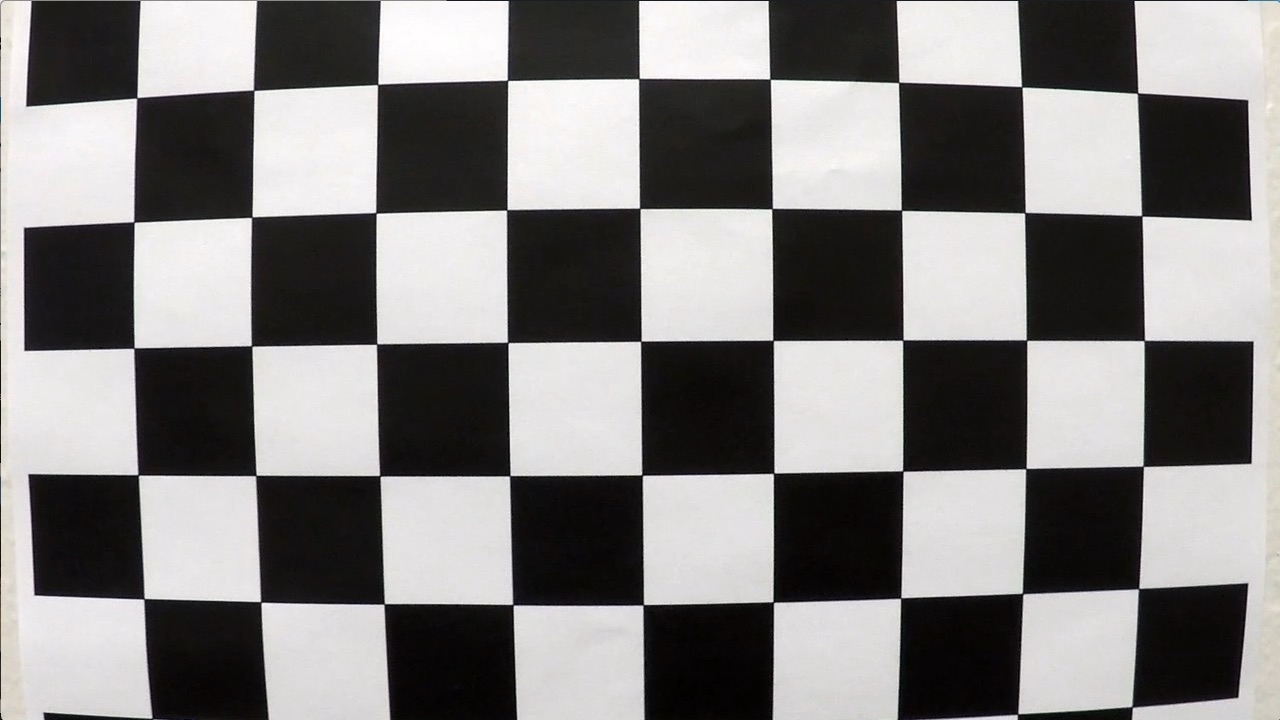
#> input picture camera_cal/calibration1.jpg, 1280 x 720 px; its folder holds only this picture in this run
$ jupyter execute --allow-errors main.ipynb   (shell and % lines are left out)   (older library calls are emulated)
#> lines starting #> are read from the running program, lines starting #| are printed output that depends on the picture
[cell 1]
### Import libraries

[cell 2]
import numpy as np
import cv2
import glob
import matplotlib.pyplot as plt

[cell 3]
### Steps for creating the advanced line finding algorithm:
# -1- Camera Calibration
# -2- Distortion Correction
# -3- Colour and Gradient Threshold
# -4- Perspective Transform
# -5- Lane Shape Capture and Curvature Calculation

[cell 4]
### Step 1 - Camera Calibration

[cell 5]
# Use distorted and undistorted images of a chessboard to determine the distortion factors of the distortion camera

imgs = glob.glob('camera_cal//calibration*.jpg')

objpoints = [] # 3D real world coordinates
imgpoints = [] # 2D points in image space

# The object points can be created here because we are simply looking for a grid
# and the corners represented in the same format as the output of the
# findChessboardCorners function
objp = np.zeros((6*9, 3), np.float32) # 48x3 matrix
objp[:,:2] = np.mgrid[0:9,0:6].T.reshape(-1,2) # Filling in the x,y coordinates

# A function that takes an image, object points, and image points
# performs the camera calibration, image distortion correction and
# returns the undistorted image
def cal_undistort(img, objpoints, imgpoints):
    # Use the function below to calculate the distortion coefficients and the camera matrix required to remove
    # the distortion from images
    ret, mtx, dist, rvecs, tvecs = cv2.calibrateCamera(objpoints, imgpoints, gray.shape[::-1], None, None)

    # Undistort the image once we have the required values
    undist = cv2.undistort(img, mtx, dist, None, mtx)

    return undist

# Read in the calibration images and use them to find the camera matrix
for img in imgs:
    img_2d = cv2.imread(img)
#> img_2d is the input picture: shape (720, 1280, 3); mean B, G, R 127.8, 128.4, 130.1
    gray = cv2.cvtColor(img_2d, cv2.COLOR_BGR2GRAY)
    #plt.imshow(gray)
    #plt.show()
    ret, corners = cv2.findChessboardCorners(gray, (9,6), None)
#> ret = False; corners = None

    if ret == True:
        print(img)
        objpoints.append(objp) # The set of object points is copied into the array to be compared to the corresponding distorted dimensions
        imgpoints.append(corners)

        # Display the chessboard corners here if needed
        #img = cv2.drawChessboardCorners(img_2d, (9,6), corners, ret)
        #plt.imshow(img_2d)
        #plt.show()

[cell 6]
### Step 2 - Distortion Correction

[cell 7]
# Once the camera matrix is calculated,
img_test = cv2.imread('.//test_images//test5.jpg')
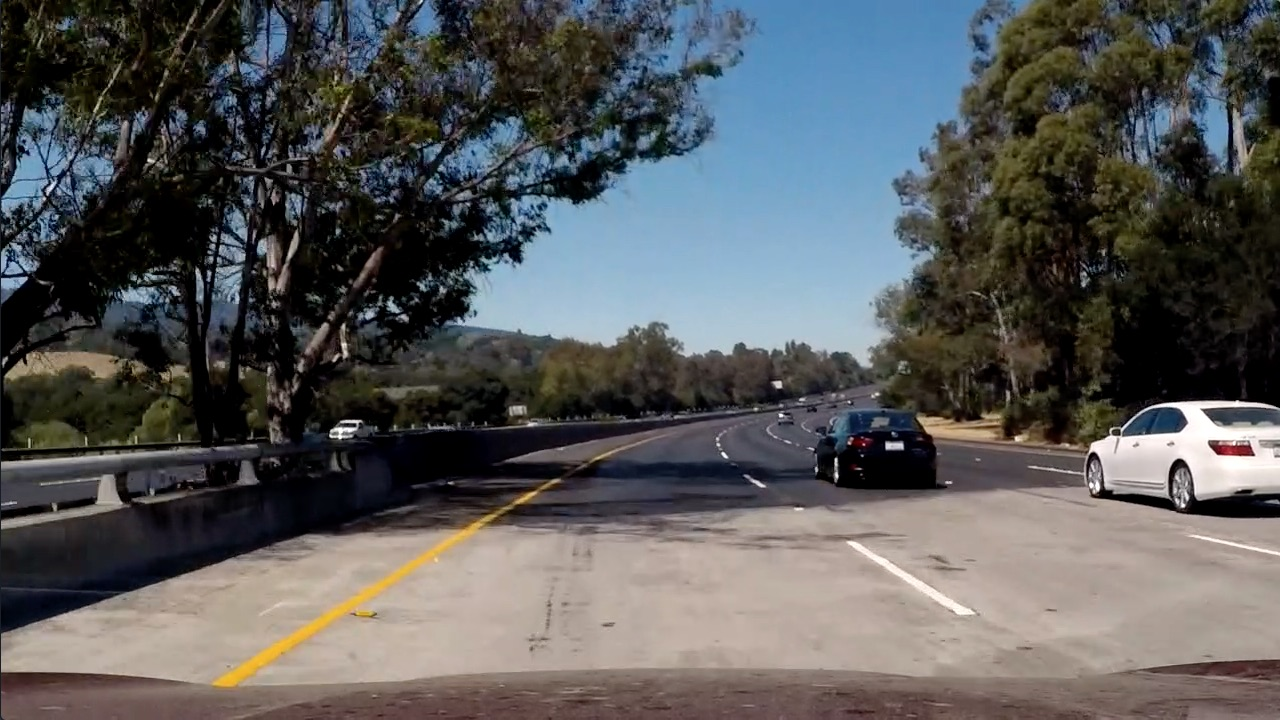
#> input picture test_images/test5.jpg, 1280 x 720 px
#> img_test is the input picture: shape (720, 1280, 3); mean B, G, R 89.8, 89.3, 88.5
# undistorted = cal_undistort(img_test, objpoints, imgpoints)  # For Testing
#> (the rest of this cell did not finish here and is left out)

[cell 8]
### Step 3 - Colour and Gradient Threshold

#> (a cell that did not finish here is left out)

[cell 10]
### Step 4 - Perspective Transform

#> (a cell that did not finish here is left out)

[cell 12]
'''from scipy.signal import hilbert
print(warped.shape)

# Using smaller block sizes will yield a more accurate result
n_blocks = 200
offset = 0 # Added for robustness to outliers
peaks = np.zeros([n_blocks,warped.shape[1]])
peak_left_x = np.zeros([n_blocks])
peak_left_y = np.zeros([n_blocks])
peak_right_x = np.zeros([n_blocks])
peak_right_y = np.zeros([n_blocks])

# Go through the entire image and figure out what the expected coordinates are for
# each of the blocks and save them
for i,j in enumerate(range(0,warped.shape[0],int(warped.shape[0]/n_blocks+1))):
    peaks[i,:] = np.sum(hilbert(warped[j:j+n_blocks-1,:,2]), axis=0)
    peak_left_x[i] = np.argmax(peaks[i,:int(warped.shape[1]/2)])
    peak_left_y[i] = j
    peak_right_x[i] = 640+np.argmax(peaks[i,int(warped.shape[1]/2):])
    peak_right_y[i] = j

    #assert "Houston, we have a problem"

# Set conditions to avoid outliers
cond_right_x = peak_right_x[peak_right_x!=0][0+offset:(peak_right_x[peak_right_x!=0]).shape[0]-offset]
cond_right_y = peak_right_y[peak_right_x!=0][0+offset:(peak_right_y[peak_right_x!=0]).shape[0]-offset]
cond_left_x = peak_left_x[peak_left_x!=0][0+offset:(peak_left_x[peak_left_x!=0]).shape[0]-offset]
cond_left_y = peak_left_y[peak_left_x!=0][0+offset:(peak_left_y[peak_left_x!=0]).shape[0]-offset]

# Draw a line of best fit for the data
p2_left = np.poly1d(np.polyfit(cond_left_y, cond_left_x, 2))
p2_right = np.poly1d(np.polyfit(cond_right_y, cond_right_x, 2))
plt.imshow(warped)
_ = plt.plot(peak_left_x, peak_left_y, '.y', p2_left(peak_left_y), peak_left_y, '*w')
_ = plt.plot(peak_right_x, peak_right_y, '.y', p2_right(peak_right_y), peak_right_y, '*w')
plt.show()'''

# Plot the resulting values
'''plt.figure()
plt.imshow(warped)
plt.plot((peak_left_x), peak_left_poly(peak_left_x), 'r')
plt.plot(peak_right_x, peak_right_y, 'g')
print(peak_left_x.shape)
print(peak_right_x.shape)'''

'''plt.show()
plt.figure()
plt.plot(peaks, 'r')
plt.show()'''

[cell 13]
### Step 5 - Lane Shape Capture and Curvature Calculation

[cell 14]
import numpy as np
import cv2
import matplotlib.pyplot as plt

# Take a histogram of the bottom half of the image
#> (the rest of this cell did not finish here and is left out)

#> (a cell that did not finish here is left out)

#> (a cell that did not finish here is left out)

#> (a cell that did not finish here is left out)

[cell 18]
# Generate some fake data to represent lane-line pixels
ploty = np.linspace(0, 719, num=720)# to cover same y-range as image
quadratic_coeff = 3e-4 # arbitrary quadratic coefficient
# For each y position generate random x position within +/-50 pix
# of the line base position in each case (x=200 for left, and x=900 for right)
leftx = np.array([200 + (y**2)*quadratic_coeff + np.random.randint(-50, high=51)
                              for y in ploty])
rightx = np.array([1100 + (y**2)*quadratic_coeff + np.random.randint(-50, high=51)
                                for y in ploty])

leftx = leftx[::-1]  # Reverse to match top-to-bottom in y
rightx = rightx[::-1]  # Reverse to match top-to-bottom in y


# Fit a second order polynomial to pixel positions in each fake lane line
left_fit = np.polyfit(ploty, leftx, 2)
left_fitx = left_fit[0]*ploty**2 + left_fit[1]*ploty + left_fit[2]
right_fit = np.polyfit(ploty, rightx, 2)
right_fitx = right_fit[0]*ploty**2 + right_fit[1]*ploty + right_fit[2]

# Plot up the fake data
mark_size = 3
plt.plot(leftx, ploty, 'o', color='red', markersize=mark_size)
plt.plot(rightx, ploty, 'o', color='blue', markersize=mark_size)
plt.xlim(0, 1280)
plt.ylim(0, 720)
plt.plot(left_fitx, ploty, color='green', linewidth=3)
plt.plot(right_fitx, ploty, color='green', linewidth=3)
plt.gca().invert_yaxis() # to visualize as we do the images
plt.show()
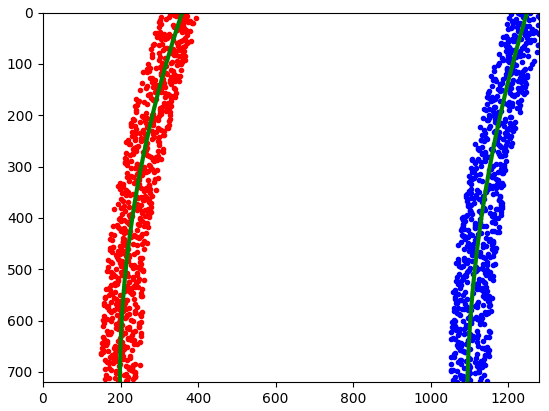
#> figure drawn by matplotlib, 1 panel
